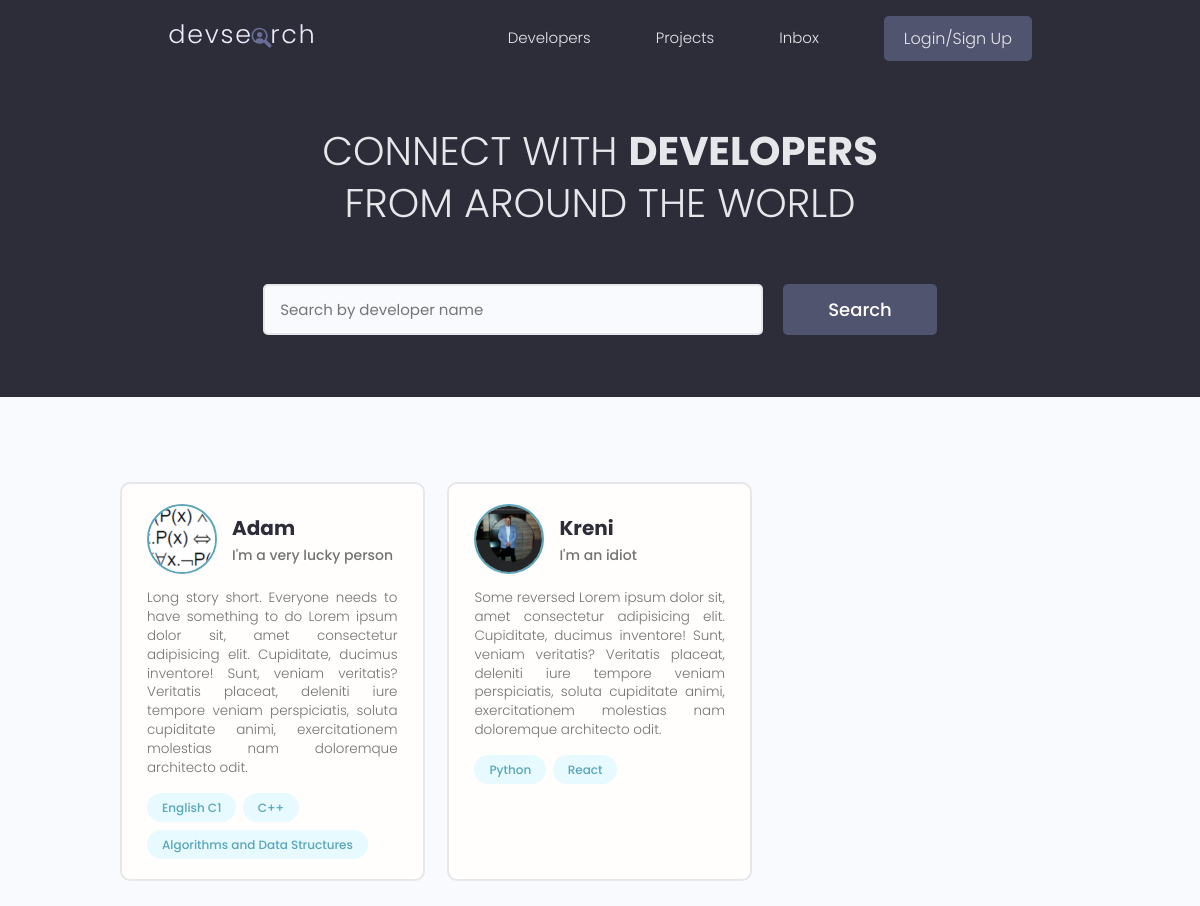
The page / on the database its author committed.
### users/models.py (models this page shows, shortened)
class Profile(models.Model):
    user = models.OneToOneField(User, on_delete=models.CASCADE, null=True, blank=True)
    name = models.CharField(max_length=200, blank=True, null=True)
    email = models.EmailField(max_length=200, blank=True, null=True)
    username = models.CharField(max_length=200, blank=True, null=True)
    location = models.CharField(max_length=200, blank=True, null=True)
    short_intro = models.CharField(max_length=200, blank=True, null=True)
    bio = models.TextField(max_length=200, blank=True, null=True)
    profile_image = models.ImageField(null=True, blank=True, upload_to='profiles/', default='profiles/user-default.png')
    social_github = models.CharField(max_length=200, blank=True, null=True)
    social_twitter = models.CharField(max_length=200, blank=True, null=True)
    social_linkedin = models.CharField(max_length=200, blank=True, null=True)
    social_youtube = models.CharField(max_length=200, blank=True, null=True)
    social_website = models.CharField(max_length=200, blank=True, null=True)
    id = models.UUIDField(default=uuid.uuid4, primary_key=True, editable=False, unique=True)

class Skill(models.Model):
    owner = models.ForeignKey(Profile, on_delete=models.CASCADE, null=True, blank=True)
    name = models.CharField(max_length=200, blank=True, null=True)
    description = models.TextField(max_length=600, blank=True, null=True)
    created = models.DateTimeField(auto_now_add=True)
    id = models.UUIDField(default=uuid.uuid4, unique=True, primary_key=True, editable=False)

### users/views.py (the view)
# urls.py: path('', views.profiles, name='profiles'),
def profiles(request):
    profiles, search_query = searchProfiles(request)
    custom_range, profiles = paginateProfiles(request, profiles, 3)
    context = {'profiles':profiles, 'search_query':search_query, 'custom_range':custom_range}
    return render(request, 'users/profiles.html', context)

### users/utils.py (called while the page is built)
def paginateProfiles(request, profiles, results):
    page = request.GET.get('page')
    paginator = Paginator(profiles, results)
    try:
        profiles = paginator.page(page)
    except PageNotAnInteger:
        page = 1
        profiles = paginator.page(page)
    except EmptyPage:
        page = paginator.num_pages
        profiles = paginator.page(page)
    leftIndex = (int(page)-4)
    if leftIndex < 1:
        leftIndex = 1
    rightIndex = (int(page)+5)
    if rightIndex > paginator.num_pages:
        rightIndex = paginator.num_pages+1
    custom_range = range(leftIndex, rightIndex)
    return custom_range, profiles

def searchProfiles(request):
    search_query = ''
    if request.GET.get('search_query'):
        search_query = request.GET.get('search_query')
    skills = Skill.objects.filter(name__icontains=search_query)
    profiles = Profile.objects.distinct().filter(
        Q(name__icontains=search_query) |
        Q(short_intro__icontains=search_query) |
        Q(skill__in=skills)
        )
    return profiles, search_query

### users/templates/users/profiles.html (shortened to what this page needs)
 {% extends 'main.html' %}
 {% block content %}
    <main class="home">
      <section class="hero-section text-center">
        <div class="container container--narrow">
          <div class="hero-section__box">
            <h2>CONNECT WITH <span>DEVELOPERS</span></h2>
            <h2>FROM AROUND THE WORLD</h2>
          </div>
          <div class="hero-section__search">
            <form id="searchForm" class="form" action="{% url 'profiles' %}" method="get">
              <div class="form__field">
                <input class="input input--text" id="formInput#search" type="text" name="search_query"
                 value="{{ search_query }}" placeholder="Search by developer name" />
              </div>
              <input class="btn btn--sub btn--lg" type="submit" value="Search" />
            </form>
          </div>
        </div>
      </section>
      <section class="devlist">
        <div class="container">
          <div class="grid grid--three">
            {% for profile in profiles %}
            <div class="column card">
              <div class="dev">
                <a href="{% url 'user-profile' profile.id %}" class="card__body">
                  <div class="dev__profile">
                    <img class="avatar avatar--md" src="{{ profile.profile_image.url }}" alt="image" />
                    <div class="dev__meta">
                      <h3>{{ profile.name }}</h3>
                      <h5>{{ profile.short_intro|slice:"60" }}</h5>
                    </div>
                  </div>
                  <p class="dev__info">
                    {{ profile.bio|slice:"300" }} Lorem ipsum dolor sit, amet consectetur adipisicing elit. Cupiditate, ducimus inventore! Sunt,
                    veniam veritatis? Veritatis placeat, deleniti iure tempore veniam perspiciatis, soluta cupiditate
                    animi, exercitationem molestias nam doloremque architecto odit.
                  </p>
                  <div class="dev__skills">
                    {% for skill in  profile.skill_set.all|slice:"5" %}
                    <span class="tag tag--pill tag--main">
                      <small>{{skill.name}}</small>
                    </span>
                    {% endfor %}
                  </div>
                </a>
              </div>
            </div>
            {% endfor %}
          </div>
        </div>
      </section>
    </main>
 {% endblock %}

### static/styles/app.css (style rules this page uses)
:root { --color-sub: #2d2d39; }
.btn--sub { background-color: var(--color-sub-light); }
.card { border: 2px solid var(--color-light); }
img { width: 100%; }
.hero-section { height: 40vh; display: flex; align-items: center; background-color: var(--color-sub); }
.hero-section__box { margin-bottom: 4rem; }
.hero-section__box > h2, .hero-section__box > h2 > span { font-size: 4rem; color: var(--color-light); line-height: 1.3; text-transform: uppercase; }
.hero-section__box > h2 { font-weight: 300; }
.hero-section__box > h2 > span { font-weight: 700; }
.hero-section__search > .form { display: flex; align-items: center; justify-content: center; gap: 2rem; }
.hero-section__search > .form input.input--text { width: 50rem; }
.devlist { margin-top: 8rem; }
.devlist .grid { align-items: stretch; }
.devlist .dev .dev__profile { display: flex; align-items: center; gap: 1.5rem; }
.devlist .dev .dev__meta h3 { color: var(--color-sub); font-size: 2rem; font-weight: 700; }
.devlist .dev .dev__meta h5 { color: var(--color-text); font-size: 1.4rem; font-weight: 500; }
.devlist .dev .dev__info { margin: 1.5rem 0; font-size: 1.35rem; line-height: 1.4; text-align: justify; }

### static/uikit/styles/modules/_variables.css (style rules this page uses)
:root { --color-main: #5aa5b9; --color-main-light: #e6faff; --color-sub: #3f4156; --color-sub-light: #51546e; --color-sub-lighter: #ededfd; --color-text: #737373; --color-gray: #8b8b8b; --color-light: #e5e7eb; --color-light-gray: #767676; --color-bg: #f8fafd; --color-white: #fffefd; --color-white-light: #f3f3f3; --color-success: #359e64; --color-success-bg: #def8e8; --color-error: #fc4b0b; --color-error-bg: #fff2ee; --font-base: 'Poppins', arial, helvetica, 'Segoe UI', roboto, ubuntu, sans-serif; --font-monospace: 'Fira Code', 'Courier New', courier, monospace; --font-regular: 300; --font-medium: 500; --font-bold: 700; --generic-shadow: 1px 1px 5px #00000010; --generic-transition: all 0.3s ease-in-out; }

### static/uikit/styles/modules/_base.css (style rules this page uses)
* { margin: 0; padding: 0; box-sizing: border-box; text-rendering: optimizeLegibility; color: inherit; font-size: inherit; }
html { font-size: 50%; }
@media only screen and (min-width: 480px) { html { font-size: 56.25%; } }
@media only screen and (min-width: 1200px) { html { font-size: 62.5%; } }
body { line-height: 1.6; font-weight: 400; font-size: 1.5rem; color: var(--color-text); background-color: var(--color-bg); min-height: 100vh; }

### static/uikit/styles/modules/_typography.css (style rules this page uses)
* { font-family: var(--font-base); }
h2 { font-size: 3.6rem; font-weight: var(--font-bold); }
h3 { font-size: 3.2rem; font-weight: var(--font-medium); }
h5 { font-size: 2.4rem; font-weight: var(--font-medium); }
h5, h6 { font-weight: var(--font-regular); }
p, span, strong { font-size: 1.6rem; color: var(--color-text); font-weight: var(--font-regular); }
a { padding-bottom: 2px; text-decoration: none; display: inline-block; color: var(--color-main); font-weight: var(--font-medium); }

### static/uikit/styles/modules/_utilities.css (style rules this page uses)
.container { width: 92%; max-width: 165rem; margin: 0 auto; box-sizing: border-box; }
.container--narrow { width: 92%; max-width: 120rem; }
@media screen and (min-width: 1000px) { .container { width: 90%; } }
@media screen and (min-width: 1000px) { .container--narrow { width: 85%; } }
@media screen and (min-width: 1200px) { .container { width: 80%; } }
@media screen and (min-width: 1200px) { .container--narrow { width: 72%; } }
.text-center { text-align: center; }

### static/uikit/styles/modules/_avatar.css (style rules this page uses)
.avatar { border-radius: 50%; border: 2px solid var(--color-main); object-fit: cover; }
.avatar--md { height: 7rem; width: 7rem; }

### static/uikit/styles/modules/_button.css (style rules this page uses)
.btn { display: inline-block; position: relative; cursor: pointer; background-color: var(--color-light); font-weight: var(--font-medium); color: var(--color-sub); text-decoration: none; padding: 1rem 2rem; border-radius: 0.5rem; border: none; width: -webkit-fit-content; width: -moz-fit-content; width: fit-content; height: -webkit-fit-content; height: -moz-fit-content; height: fit-content; font-size: 1.6rem; outline-width: 0; outline-color: transparent; -webkit-backface-visibility: hidden; backface-visibility: hidden; transition: all 0.3s ease-in-out; }
.btn--sub { background-color: var(--color-sub); color: var(--color-white); }
.btn--lg { font-size: 1.8rem; padding: 1.2rem 4.5rem; }

### static/uikit/styles/modules/_card.css (style rules this page uses)
.card { border-radius: 1rem; background-color: var(--color-white); border: 1.5px solid var(--color-light); width: auto; height: auto; margin-top: 0.5rem; margin-bottom: 0.5rem; overflow: hidden; }
.card__body, .card__header { padding: 2rem 2.5rem; }

### rows shown on the page
Profile: profile_image (picture), name "Adam", short_intro "I'm a very lucky person", bio "Long story short. Everyone needs to have something to do"
Skill: name "English C1"
Skill: name "C++"
Skill: name "Algorithms and Data Structures"
Profile: profile_image (picture), name "Kreni", short_intro "I'm an idiot", bio "Some reversed"
Skill: name "Python"
Skill: name "React"
